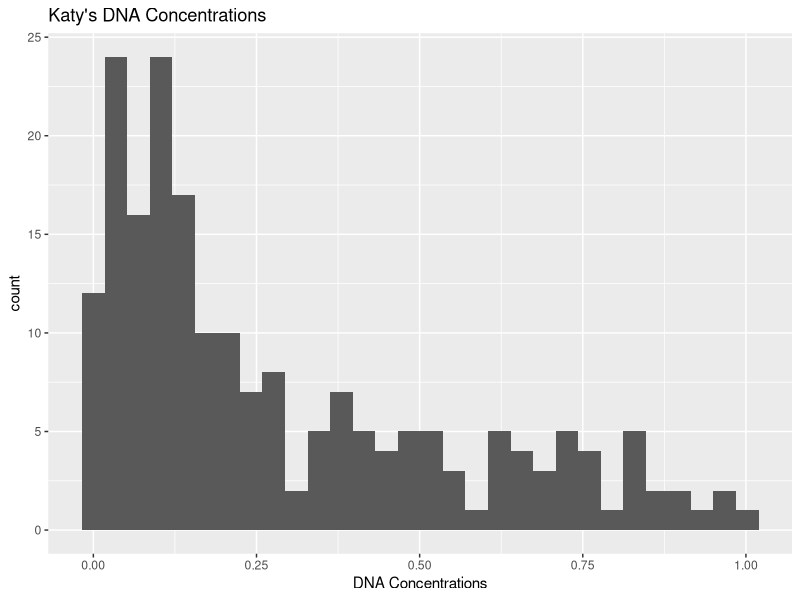
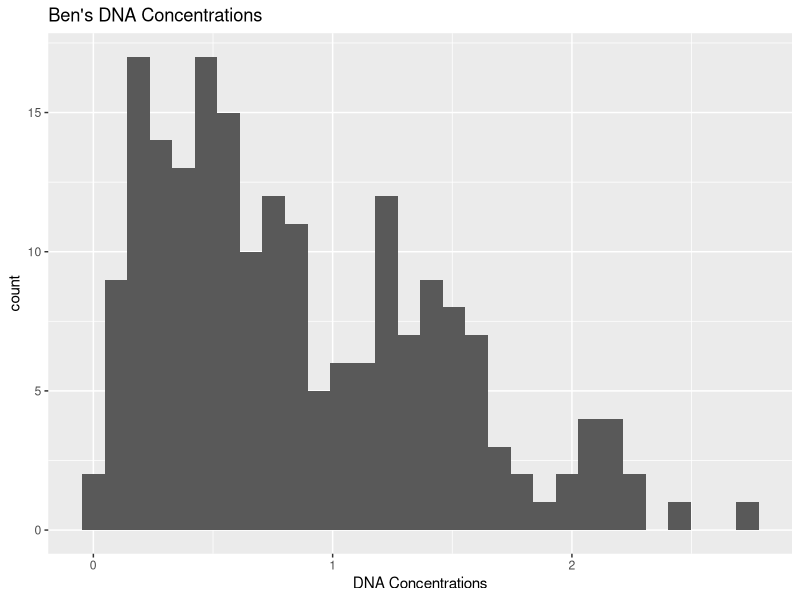
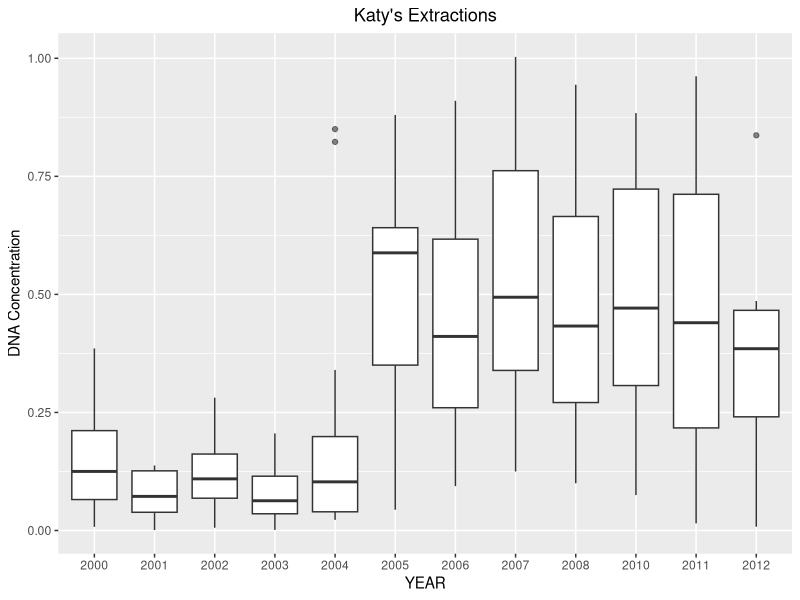
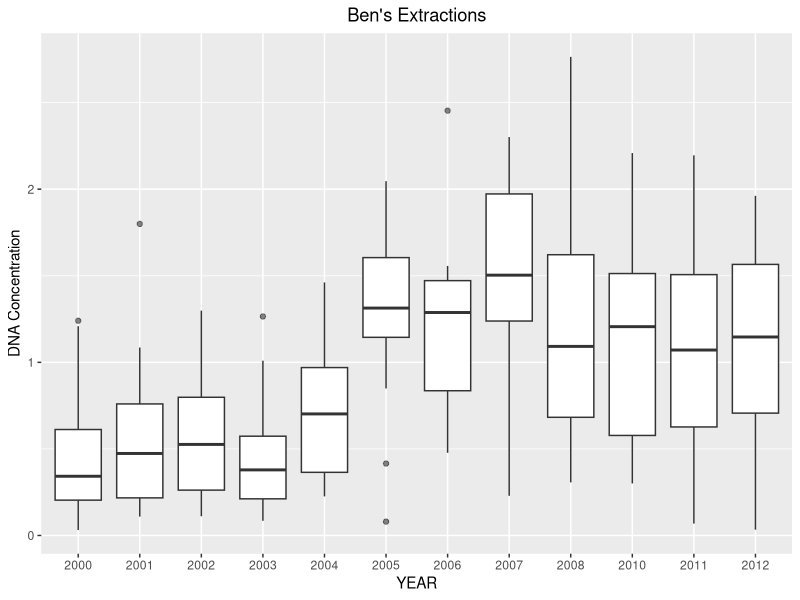
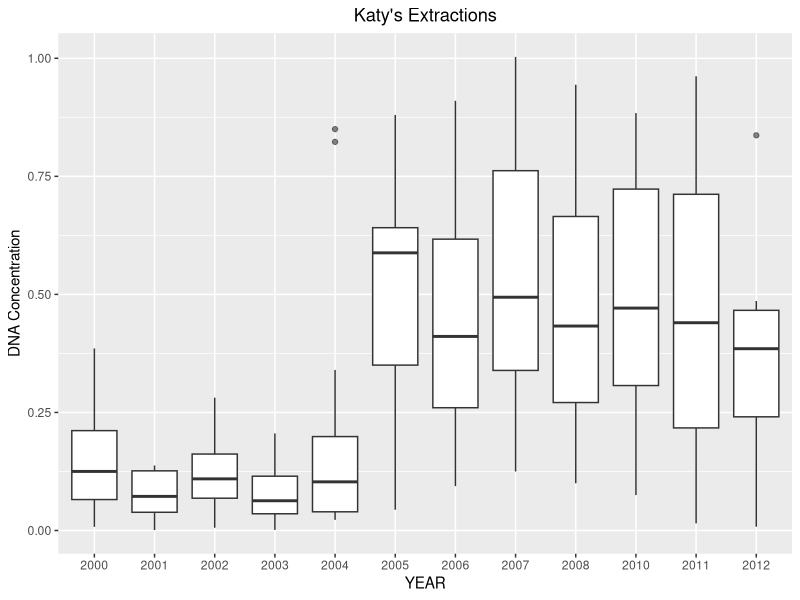
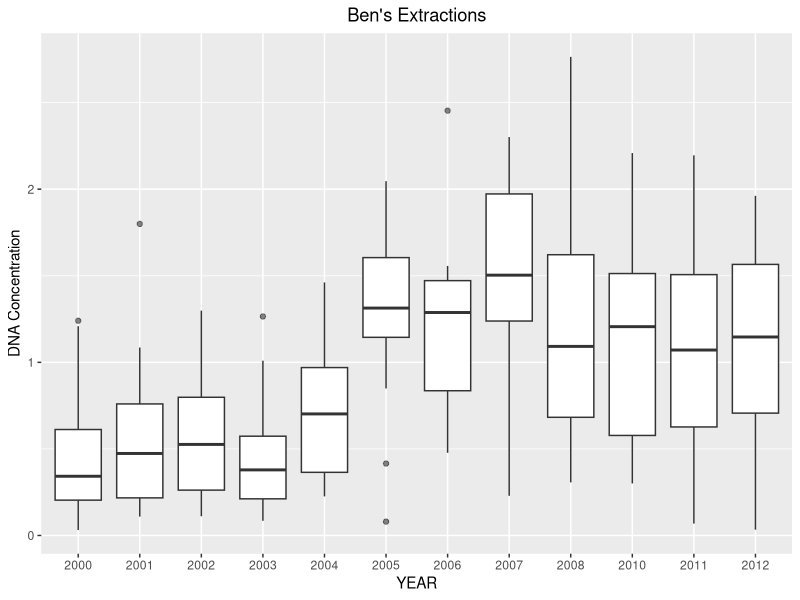

Source code (R) for these figures, in order:
library(ggplot2)


DNA = read.csv("DNA_Conc_by_Extraction_Date.csv")

ggplot(DNA, aes(x=DNA$DNA_Concentration_Katy)) +
  geom_histogram() +
  labs(x="DNA Concentrations", title = "Katy's DNA Concentrations")


ggplot(DNA, aes(x=DNA$DNA_Concentration_Ben)) +
  geom_histogram() +
  labs(x="DNA Concentrations", title = "Ben's DNA Concentrations")
  
ggplot(DNA, aes(x=as.factor(DNA$Year_Collected), y=DNA$DNA_Concentration_Katy)) +
  geom_boxplot(outlier.alpha = .6) +
  labs(x="YEAR", y="DNA Concentration", title= "Katy's Extractions")+
  theme(plot.title = element_text(hjust = .5))
ggsave("EDWARDS_Plot1.jpg")

ggplot(DNA, aes(x=as.factor(DNA$Year_Collected), y=DNA$DNA_Concentration_Ben)) +
  geom_boxplot(outlier.alpha = .6) +
  labs(x="YEAR", y="DNA Concentration", title= "Ben's Extractions")+
  theme(plot.title = element_text(hjust = .5))
ggsave("EDWARDS_Plot2.jpg")





